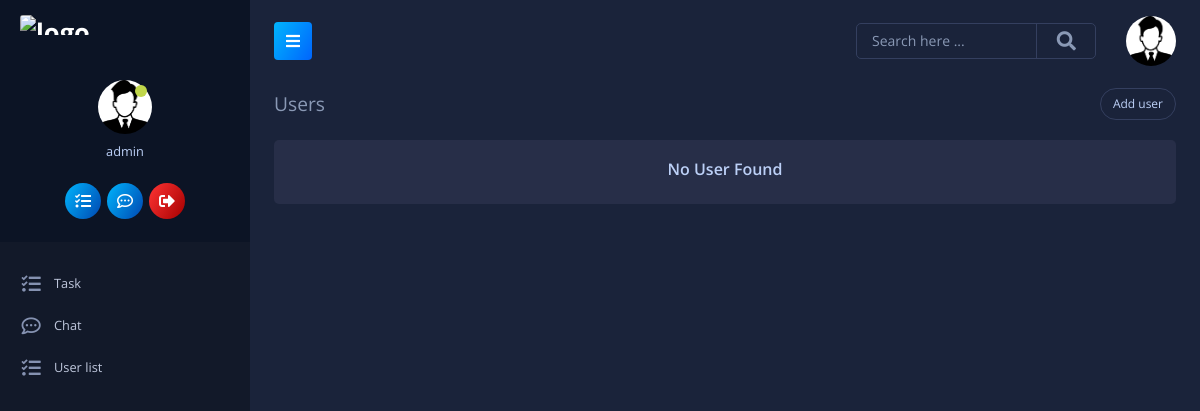
Before: /user-list/ (signed in) with the older database file.
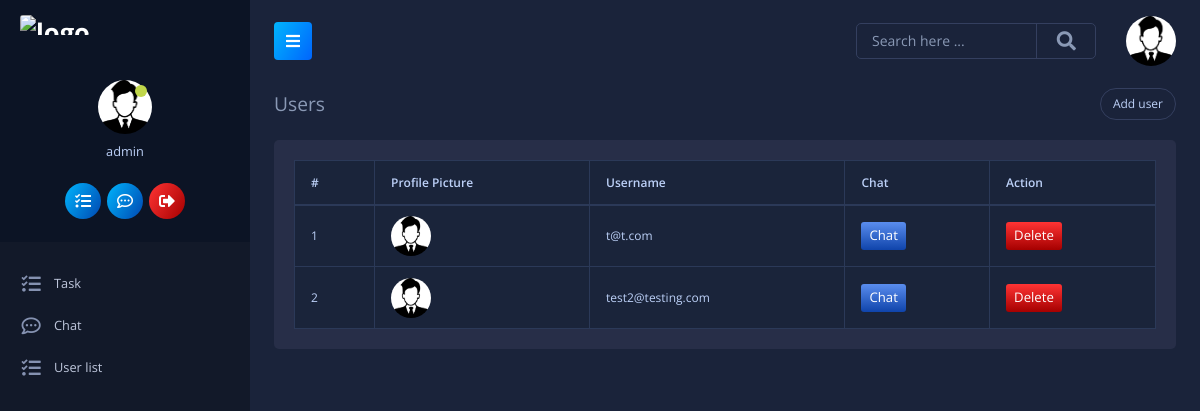
After: the same page with the newer database file.
### main/models.py (models this page shows, shortened)
class UserProfile(models.Model):
    user = models.OneToOneField(User, on_delete=models.CASCADE)
    profile_pic = models.ImageField(upload_to='media/profile_pics', blank=True)
    bio = models.TextField(max_length=500, blank=True)
    updated = models.DateTimeField(auto_now=True)
    created = models.DateTimeField(auto_now_add=True)

### main/views.py (the view)
# urls.py: path('user-list/', views.user_list, name='user_list'),
@login_required(login_url='login')
def user_list(request):
    if not request.user.is_superuser:
        return redirect('home')
    users = UserProfile.objects.all()
    return render(request, 'main/user_list.html', {'users': users})

### main/templates/main/user_list.html
{% extends 'main/base.html' %}
{% load static %}
{% block content %}
<div class="page-header">
    <ol class="breadcrumb">
        <li class="breadcrumb-item">Users</li>
    </ol>
    <div class="app-actions">
        <button type="button" class="btn" data-toggle="modal" data-target="#basicModal">Add user</button>
    </div>
</div>
<div class="row gutters">
    <div class="col-xl-12 col-lg-12 col-md-12 col-sm-12 col-12">
        {% if users %}
        <div class="card">
            <div class="card-body">
                <div class="table-responsive">
                    <table class="table table-hover table-bordered m-0">
                        <thead>
                            <tr>
                                <th>#</th>
                                <th>Profile Picture</th>
                                <th>Username</th>
                                <th>Chat</th>
                                <th>Action</th>
                            </tr>
                        </thead>
                        <tbody>
                            {% for user in users %}
                            <tr>
                                <td style="width: 80px;">
                                    {{ forloop.counter }}
                                </td>
                                <td>
                                    <img src="{% if user.profile_pic %}{{ user.profile_pic.url }}{% else %}{% static 'images/user.png' %}{% endif %}" alt="user" class="rounded-circle" width="40" height="40">
                                </td>
                                <td >
                                    {{ user.user.username }}
                                </td>
                                <td >
                                    <a href="{% url 'conversation' user.user.id %}" class="btn btn-primary btn-sm">Chat</a>
                                </td>
                                <td >
                                    <a href="{% url 'delete_user_profile' user.id %}" class="btn btn-danger btn-sm" onclick="return confirm('Are you sure you want to delete this user profile?');">Delete</a>
                                </td>
                            </tr>
                            {% endfor %}
                        </tbody>
                    </table>
                </div>
            </div>
        </div>
        {% else %}
        <div class="card">
            <div class="card-body">
                <h5 class="text-center">No User Found</h5>
            </div>
        </div>
        {% endif %}
    </div>
</div>
{% endblock %}

Changed rows visible on the page:
added UserProfile: user.username "t@t.com"
added UserProfile: user.username "test2@testing.com"
Other visible differences:
text no longer shown: "No User Found"
text now shown: "# Profile Picture Username Chat Action"
